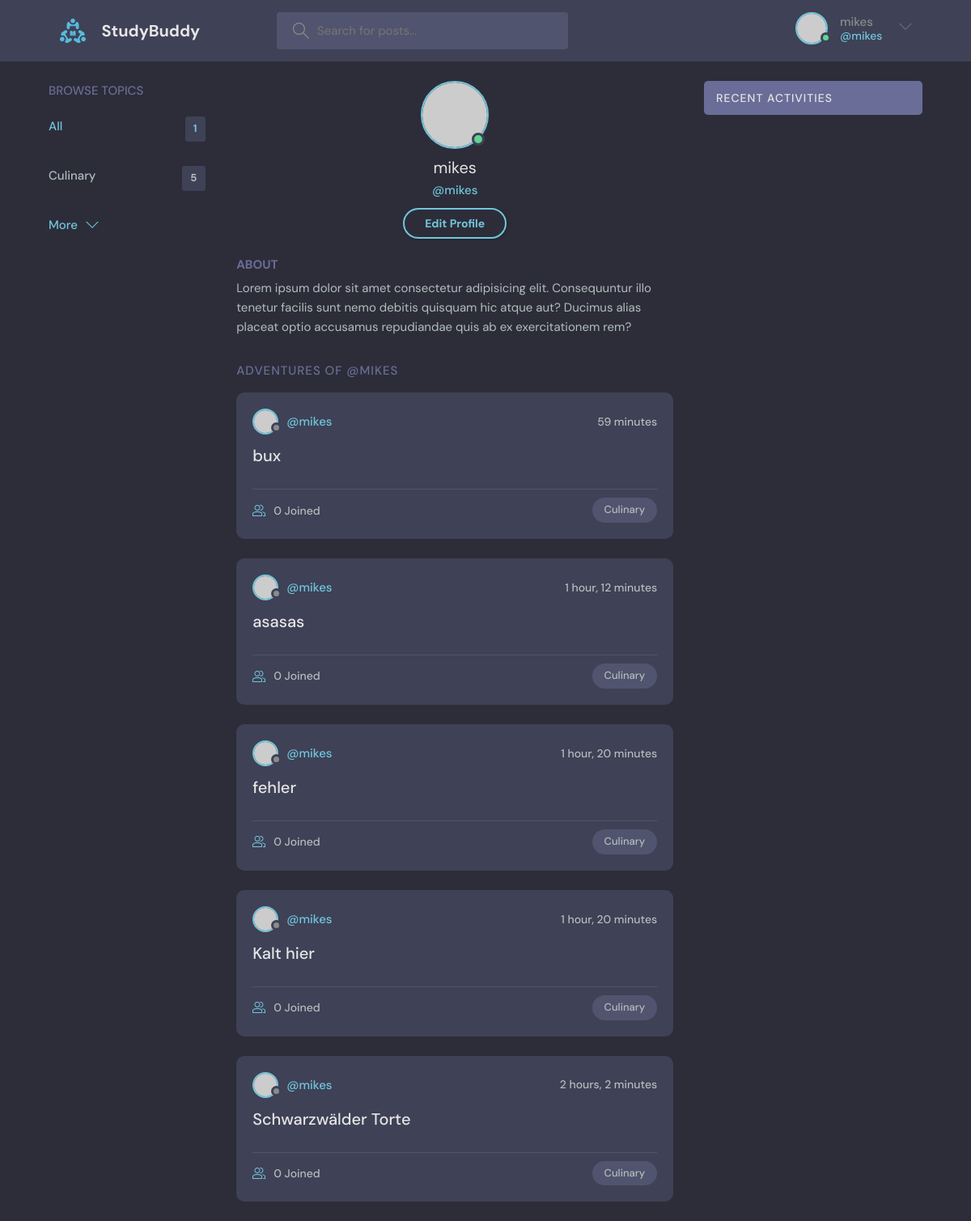
/profile/1/ (signed in), run on the app's committed database.
### base/models.py (models this page shows, shortened)
class Topic(models.Model):
    name = models.CharField(max_length=200)
    def __str__(self):
        return self.name

class Room(models.Model):
    host = models.ForeignKey(User, on_delete= models.SET_NULL, null=True)
    topic = models.ForeignKey(Topic, on_delete= models.SET_NULL, null=True)
    region = models.ForeignKey(Region, on_delete=models.SET_NULL, null=True)
    name = models.CharField(max_length=200)
    description = RichTextField(blank=True, null=True)
    updated = models.DateTimeField(auto_now = True)
    created = models.DateTimeField(auto_now_add=True)
    participants = models.ManyToManyField(User, related_name='participants', blank=True)
    class Meta:
        ordering = ['-updated', '-created']

### base/views.py (the view)
# urls.py: path('profile/<str:pk>/', views.userProfile, name='user-profile'),
def userProfile(request, pk):
    user = User.objects.get(id=pk)
    rooms = user.room_set.all()
    room_messages = user.message_set.all()
    topics = Topic.objects.all()
    context ={
        'user':user, 'rooms':rooms,
        'room_messages':room_messages,
        'topics':topics}
    return render(request, 'base/profile.html', context)

### base/templates/base/profile.html
  {% extends 'main.html' %}
  {% block content %}
  <main class="profile-page layout layout--3">
    <div class="container">
      {% include 'base/topics_component.html' %}
      <div class="roomList">
        <div class="profile">
          <div class="profile__avatar">
            <div class="avatar avatar--large active">
              <img src="https://randomuser.me/api/portraits/men/11.jpg" />
            </div>
          </div>
          <div class="profile__info">
            <h3>{{user.username}}</h3>
            <p>@{{user.username}}</p>
            <a href="edit-user.html" class="btn btn--main btn--pill">Edit Profile</a>
          </div>
          <div class="profile__about">
            <h3>About</h3>
            <p>
              Lorem ipsum dolor sit amet consectetur adipisicing elit. Consequuntur illo tenetur
              facilis sunt nemo debitis quisquam hic atque aut? Ducimus alias placeat optio
              accusamus repudiandae quis ab ex exercitationem rem?
            </p>
          </div>
        </div>
        <div class="roomList__header">
          <div>
            <h2>Adventures of @{{user.username}}</a>
            </h2>
          </div>
        </div>
        {% include 'base/feed_component.html' %}
      </div>
      {% include 'base/activity_component.html' %}
    </div>
  </main>
{% endblock content%}

### templates/navbar.html (shortened to what this page needs)
{% load static %}
<header class="header header--loggedIn">
    <div class="container">
      <a href="{% url 'home' %}" class="header__logo">
        <img src="{% static 'images/logo.svg' %}" />
        <h1>StudyBuddy</h1>
      </a>
      <form class="header__search" method="GET" action={% url 'home' %}>
        <label>
          <input name='q' placeholder="Search for posts..." />
        </label>
      <nav class="header__menu">
        {% if request.user.is_authenticated %}
        <div class="header__user">
          <a href="profile.html">
            <div class="avatar avatar--medium active">
              <img src="https://randomuser.me/api/portraits/men/37.jpg" />
            </div>
            <p>{{request.user.username}} <span>@{{request.user.username}}</span></p>
          </a>
          <button class="dropdown-button">
            <svg version="1.1" xmlns="http://www.w3.org/2000/svg" width="32" height="32" viewBox="0 0 32 32">
              <title>chevron-down</title>
              <path d="M16 21l-13-13h-3l16 16 16-16h-3l-13 13z"></path>
            </svg>
          </button>
        </div>
        {% else %}
        <a href="{% url 'login' %}">
          <img src="{% static 'images/avatar.svg' %}" />
          <p>Login</p>
        </a>
        {% endif %}
      </nav>
    </div>
  </header>

### base/templates/base/topics_component.html
<div class="topics">
    <div class="topics__header">
      <h2>Browse Topics</h2>
    </div>
    <ul class="topics__list">
      <li>
        <a href=" {% url 'home' %}" class="active">All <span>{{topics.count}}</span></a>
      </li>
      {% for topic in topics%}
      <li>
        <a href="{% url 'home' %}?q={{topic.name}}">{{topic}} <span>{{topic.room_set.all.count}}</span></a>
      </li>
      {% endfor %}
    </ul>
    <a class="btn btn--link" href="topics.html">
      More
      <svg version="1.1" xmlns="http://www.w3.org/2000/svg" width="32" height="32" viewBox="0 0 32 32">
        <title>chevron-down</title>
        <path d="M16 21l-13-13h-3l16 16 16-16h-3l-13 13z"></path>
      </svg>
    </a>
</div>

### base/templates/base/feed_component.html (shortened to what this page needs)
{% for room in rooms %}
<div class="roomListRoom">
    <div class="roomListRoom__header">
      <a href="{% url 'user-profile' room.host.id %}" class="roomListRoom__author">
        <div class="avatar avatar--small">
          <img src="https://randomuser.me/api/portraits/women/11.jpg" />
        </div>
        <span>@{{room.host.username}}</span>
      </a>
      <div class="roomListRoom__actions">
        <span>{{room.created | timesince}}</span>
      </div>
    </div>
    <div class="roomListRoom__content">
      <a href="{% url 'room' room.id %}">{{room.name}}</a>
    </div>
    <div class="roomListRoom__meta">
      <a href="{% url 'room' room.id %}" class="roomListRoom__joined">
        {{room.participants.all.count}} Joined
      </a>
      <p class="roomListRoom__topic">{{room.topic.name}}</p>
    </div>
  </div>
{% endfor %}

### data on the page
Topic: name "Culinary", room_set.all.count "5"
Room: host.username "mikes", created "59 minutes", name "bux", participants.all.count "0", topic.name "Culinary"
Room: host.username "mikes", created "1 hour, 12 minutes", name "asasas", participants.all.count "0", topic.name "Culinary"
Room: host.username "mikes", created "1 hour, 20 minutes", name "fehler", participants.all.count "0", topic.name "Culinary"
Room: host.username "mikes", created "1 hour, 20 minutes", name "Kalt hier", participants.all.count "0", topic.name "Culinary"
Room: host.username "mikes", created "2 hours, 2 minutes", name "Schwarzwälder Torte", participants.all.count "0", topic.name "Culinary"

### other printed values
{{ request.user.username }} "mikes"
{{ topics.count }} "1"
{{ user.username }} "mikes"
{{ user.username }} "MIKES"
